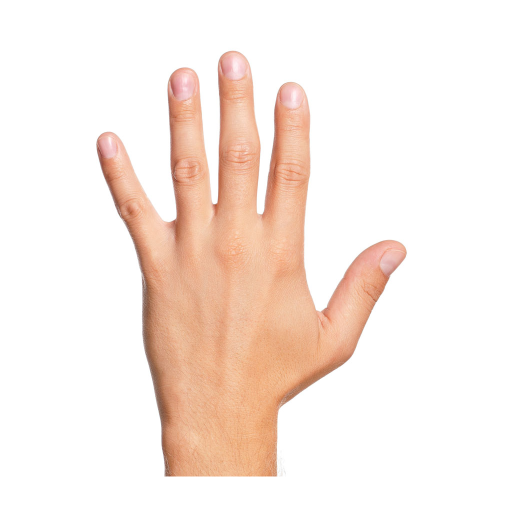
#> input picture Pyramid Blending/BlendingPics/Blend5Image1.jpg, 1024 x 1024 px (shown at 1/2 size); its folder holds only this picture in this run
$ python -i Panorama_creator.py   (imports and definitions only)   (older library calls are emulated)
#> lines starting #> are read from the running program, lines starting #| are printed output that depends on the picture

import time
import numpy as np
import os
import matplotlib.pyplot as plt
import scipy.ndimage
from scipy.ndimage.morphology import generate_binary_structure
from scipy.ndimage.filters import maximum_filter
from scipy.ndimage import label, center_of_mass
from scipy.ndimage import convolve
import shutil
from imageio import imwrite


DERIV_FILTER = np.array([[1, 0, -1]]).astype(np.float64)
K_HARRIS_CONST = 0.04

DESC_RADIUS = 3
SPREAD_CORNERS_PARAM = 7


def harris_corner_detector(im):
    """
  Detects harris corners.
  Make sure the returned coordinates are x major!!!
  :param im: A 2D array representing an image.
  :return: An array with shape (N,2), where ret[i,:] are the [x,y] coordinates of the ith corner points.
  """
    conv = DERIV_FILTER.astype(im.dtype).reshape(3, 1)
    I_x = convolve(im, conv)
    I_y = convolve(im, conv.T)
    I_x_pow = sol4_utils.blur_spatial(np.power(I_x, 2), 3)
    I_y_pow = sol4_utils.blur_spatial(np.power(I_y, 2), 3)
    I_x_y = sol4_utils.blur_spatial(I_x * I_y, 3)

    tmp_matrix = np.dstack((I_x_pow, I_x_y, I_x_y, I_y_pow)).reshape((-1, 2, 2))
    det = np.linalg.det(tmp_matrix)
    tra = K_HARRIS_CONST * (np.trace(tmp_matrix.T) ** 2)
    coord_t = np.where(non_maximum_suppression((det - tra).reshape(im.shape)) == True)
    return np.dstack((coord_t[1], coord_t[0])).reshape(-1, 2)


# [353 lines left out: functions get_patch, sample_descriptor, create_desc_container, find_features, match_features, create_scores and 12 more, not called in this run]


class PanoramicVideoGenerator:
    """
  Generates panorama from a set of images.
  """

    # [147 lines left out: functions __init__, align_images, generate_panoramic_images, generate_panoramic_images_normal, generate_panoramic_images_bonus, save_panoramas_to_video, not called in this run]


"""


"""

# [15 lines left out: function main, not called in this run]


# [2 lines not run here, left out]

>>> import cv2
>>> picture = cv2.imread('Pyramid Blending/BlendingPics/Blend5Image1.jpg', cv2.IMREAD_GRAYSCALE)
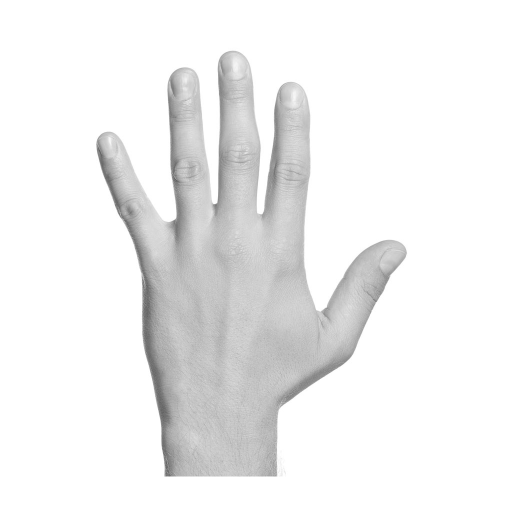
#> picture: shape (1024, 1024) (shown at 1/2 size); min 74, max 255, mean 239
>>> result = harris_corner_detector(picture)
#> in harris_corner_detector, `I_x = convolve(im, conv)`:
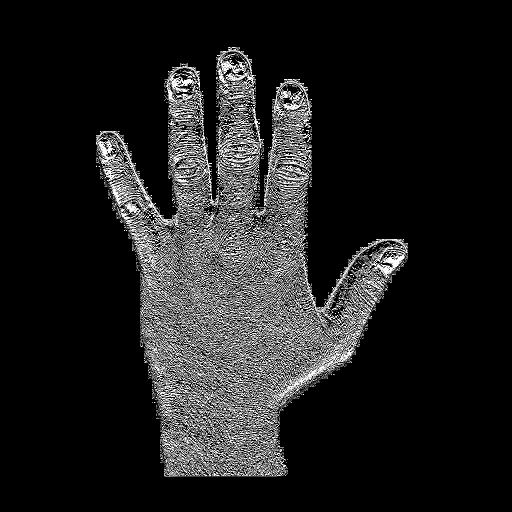
#> I_x: shape (1024, 1024) (shown at 1/2 size); min 0, max 255, mean 31.6
#> in harris_corner_detector, `I_y = convolve(im, conv.T)`:
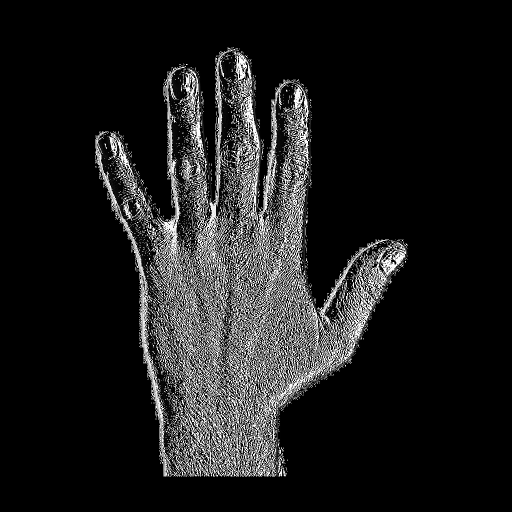
#> I_y: shape (1024, 1024) (shown at 1/2 size); min 0, max 255, mean 28.8
#> (the run stopped early here; a loop or call above may not have finished)

$ run again, on Pyramid Blending/BlendingPics/Blend5Image2.jpg
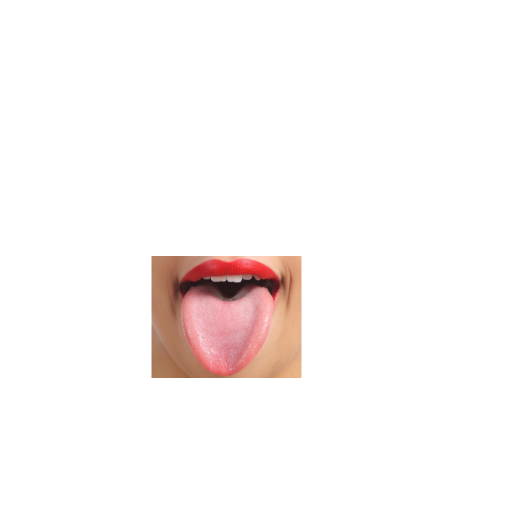
#> input picture Pyramid Blending/BlendingPics/Blend5Image2.jpg, 1024 x 1024 px (shown at 1/2 size)
#> `picture = cv2.imread('Pyramid Blending/BlendingPics/Blend5Image1.jpg',..`:
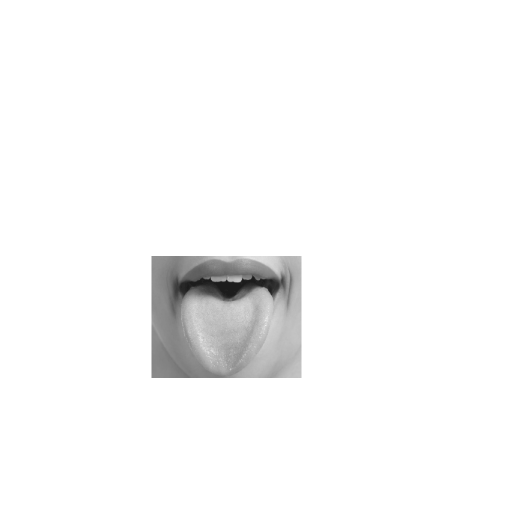
#> picture: shape (1024, 1024) (shown at 1/2 size); min 28, max 255, mean 248
#> in harris_corner_detector, `I_y = convolve(im, conv.T)`:
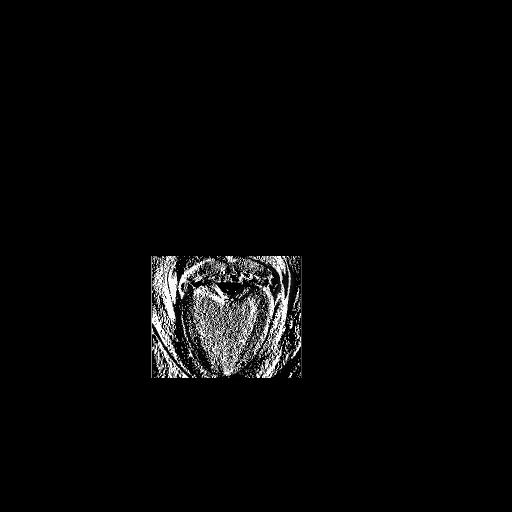
#> I_y: shape (1024, 1024) (shown at 1/2 size); min 0, max 255, mean 7.1

$ run again, on Pyramid Blending/BlendingPics/EggEye1.jpg
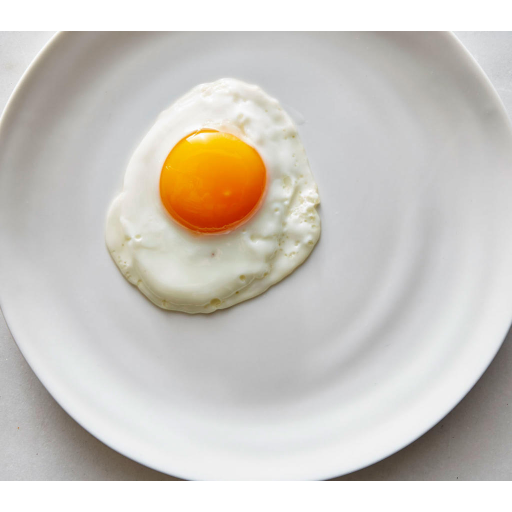
#> input picture Pyramid Blending/BlendingPics/EggEye1.jpg, 1024 x 1024 px (shown at 1/2 size)
#> in harris_corner_detector, `I_x = convolve(im, conv)`:
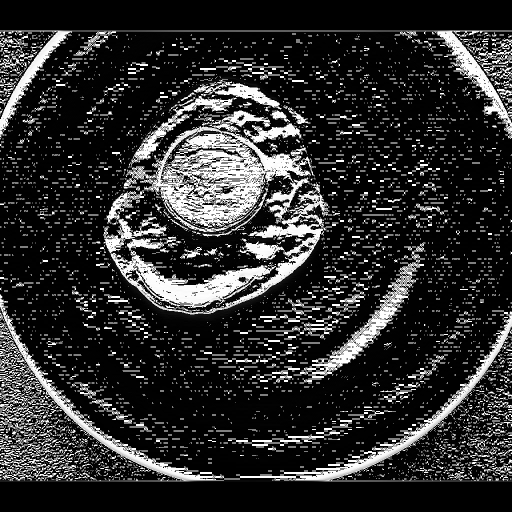
#> I_x: shape (1024, 1024) (shown at 1/2 size); min 0, max 255, mean 46.1
#> in harris_corner_detector, `I_y = convolve(im, conv.T)`:
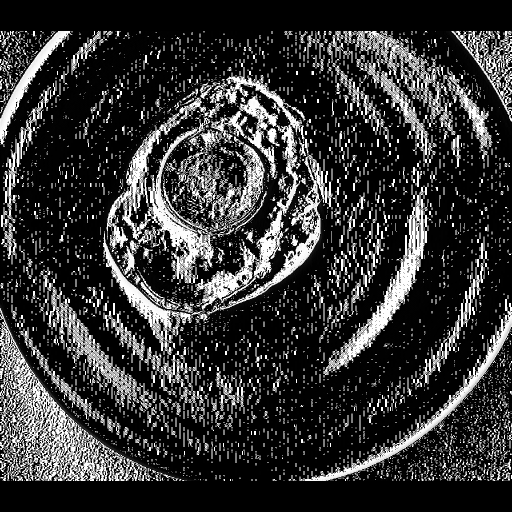
#> I_y: shape (1024, 1024) (shown at 1/2 size); min 0, max 255, mean 53.2

$ run again, on Pyramid Blending/BlendingPics/EggEye2_1.jpg
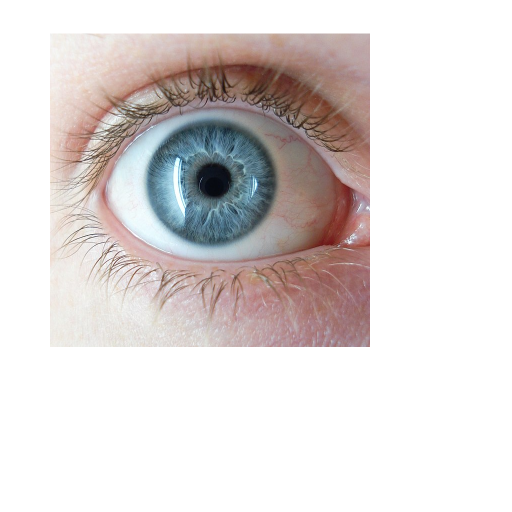
#> input picture Pyramid Blending/BlendingPics/EggEye2_1.jpg, 1024 x 1024 px (shown at 1/2 size)
#> in harris_corner_detector, `I_x = convolve(im, conv)`:
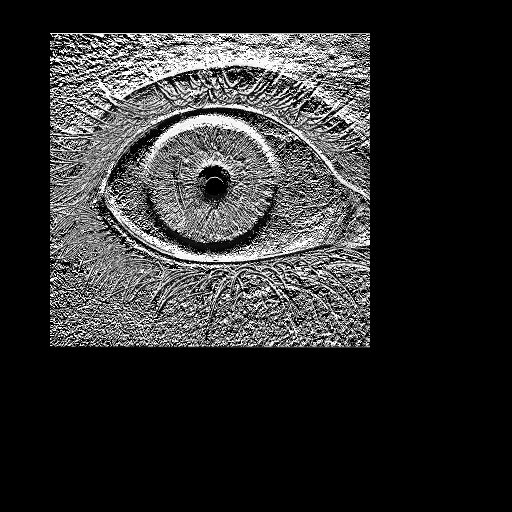
#> I_x: shape (1024, 1024) (shown at 1/2 size); min 0, max 255, mean 46.6
#> in harris_corner_detector, `I_y = convolve(im, conv.T)`:
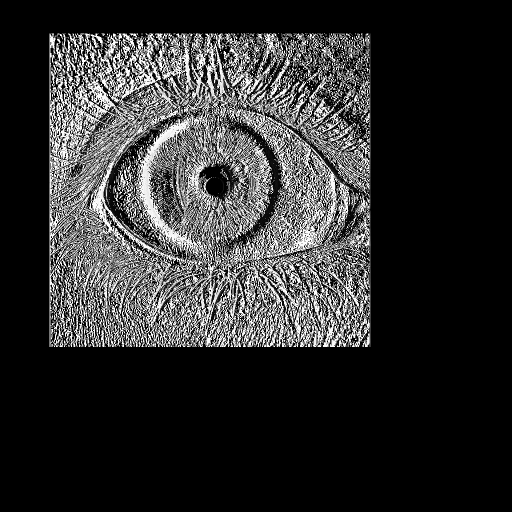
#> I_y: shape (1024, 1024) (shown at 1/2 size); min 0, max 255, mean 46.7
